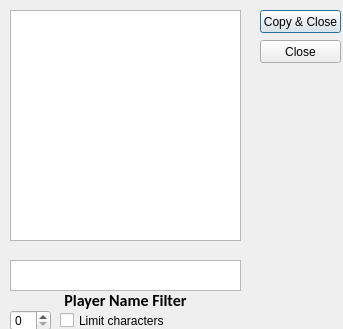
<?xml version="1.0" encoding="UTF-8"?>
<ui version="4.0">
 <class>fleetBrowser</class>
 <widget class="QDialog" name="fleetBrowser">
  <property name="geometry">
   <rect>
    <x>0</x>
    <y>0</y>
    <width>343</width>
    <height>329</height>
   </rect>
  </property>
  <property name="windowTitle">
   <string>Fleet Browser</string>
  </property>
  <widget class="QListWidget" name="fleetNameList">
   <property name="geometry">
    <rect>
     <x>10</x>
     <y>10</y>
     <width>231</width>
     <height>231</height>
    </rect>
   </property>
  </widget>
  <widget class="QPushButton" name="copyFleetSearch">
   <property name="geometry">
    <rect>
     <x>260</x>
     <y>10</y>
     <width>81</width>
     <height>23</height>
    </rect>
   </property>
   <property name="text">
    <string>Copy &amp;&amp; Close</string>
   </property>
  </widget>
  <widget class="QCheckBox" name="charLimiterCheckBox">
   <property name="geometry">
    <rect>
     <x>60</x>
     <y>310</y>
     <width>111</width>
     <height>21</height>
    </rect>
   </property>
   <property name="text">
    <string>Limit characters</string>
   </property>
  </widget>
  <widget class="QSpinBox" name="charLimiter">
   <property name="geometry">
    <rect>
     <x>10</x>
     <y>310</y>
     <width>41</width>
     <height>21</height>
    </rect>
   </property>
  </widget>
  <widget class="QPlainTextEdit" name="fleetFilterBox">
   <property name="geometry">
    <rect>
     <x>10</x>
     <y>260</y>
     <width>231</width>
     <height>31</height>
    </rect>
   </property>
  </widget>
  <widget class="QLabel" name="fleetNameSearch">
   <property name="geometry">
    <rect>
     <x>10</x>
     <y>290</y>
     <width>231</width>
     <height>21</height>
    </rect>
   </property>
   <property name="font">
    <font>
     <family>Calibri</family>
     <pointsize>12</pointsize>
     <weight>75</weight>
     <italic>false</italic>
     <bold>true</bold>
    </font>
   </property>
   <property name="layoutDirection">
    <enum>Qt::LeftToRight</enum>
   </property>
   <property name="text">
    <string>Player Name Filter</string>
   </property>
   <property name="alignment">
    <set>Qt::AlignCenter</set>
   </property>
  </widget>
  <widget class="QPushButton" name="fleetSearchClose">
   <property name="geometry">
    <rect>
     <x>260</x>
     <y>40</y>
     <width>81</width>
     <height>23</height>
    </rect>
   </property>
   <property name="text">
    <string>Close</string>
   </property>
  </widget>
 </widget>
 <resources/>
 <connections/>
</ui>
